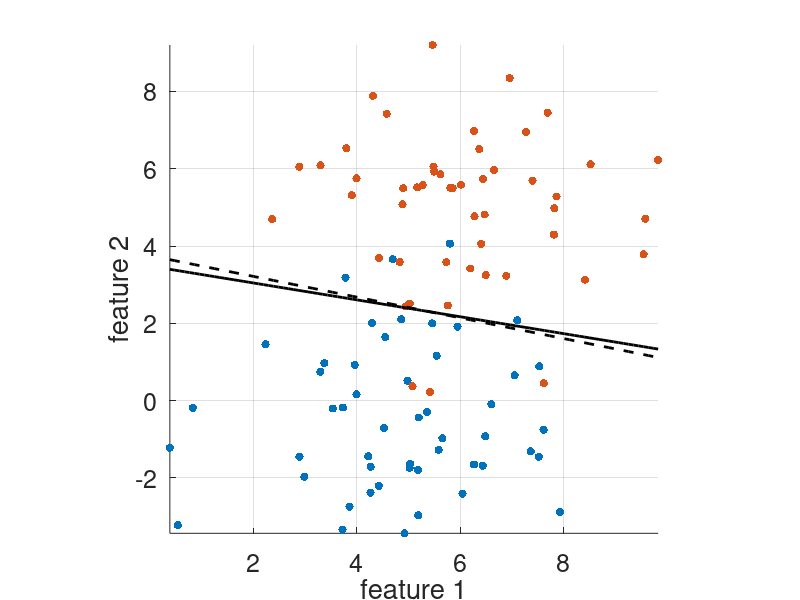
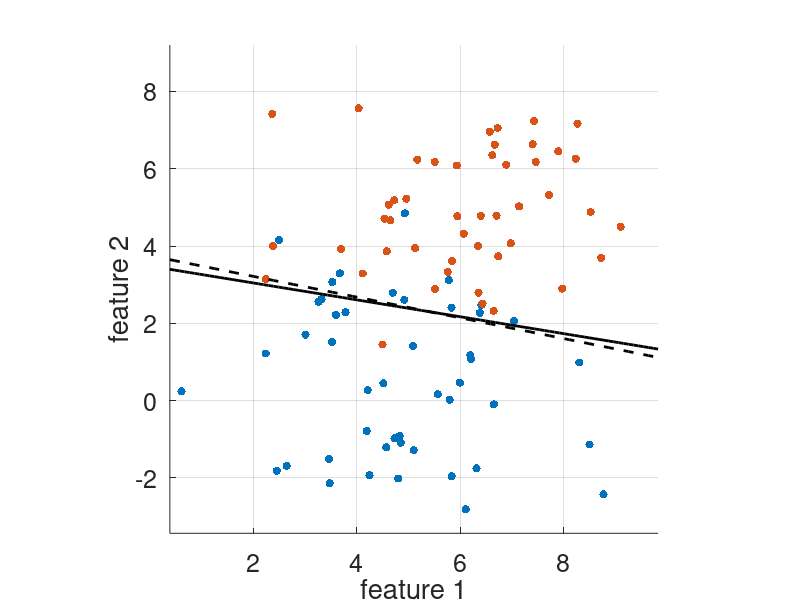
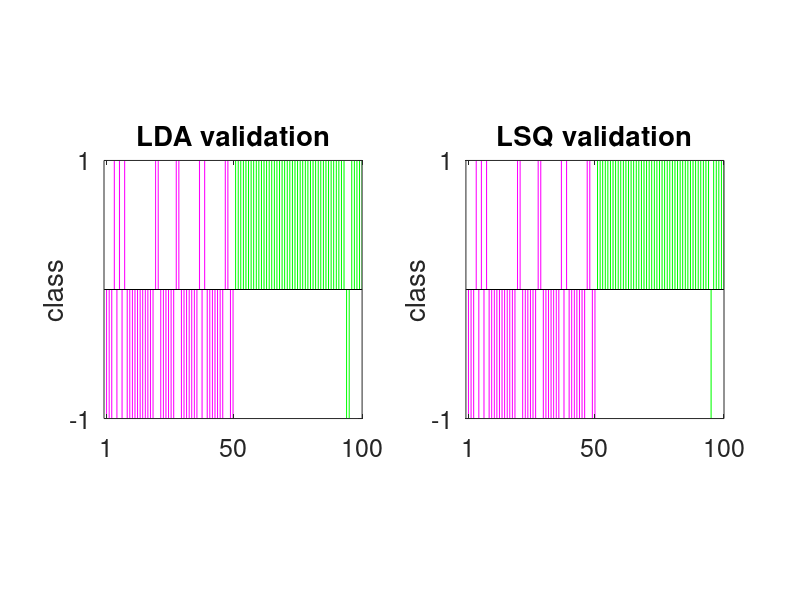

The MATLAB script that drew these images, in order:
set(0, 'DefaultAxesFontSize', 18);
set(0, 'DefaultFigureColor', 'w');
addpath(genpath('utils'))
clear, close all
K = 50;
rng(1)
mu1 = [5;0];
mu2 = [6;5];
% example 1
sigma1 = [3,0;0,3];
sigma2 = [3,0;0,3];
% example 2
% sigma1 = [3,3;3,4];
% sigma2 = [3,3;3,4];
% training data
X1 = mvnrnd(mu1,sigma1,K)';
X2 = mvnrnd(mu2,sigma2,K)';
% validation data
X1val = mvnrnd(mu1,sigma1,K)';
X2val = mvnrnd(mu2,sigma2,K)';

m1 = mean(X1,2);
m2 = mean(X2,2);
% between class separation matrix
Sb = (m2 - m1)*(m2 - m1)';
% within class covariance
Sw = (X1 - m1)*(X1 - m1)' + ...
     (X2 - m2)*(X2 - m2)';
% separation surface normal
w = Sw\(m2 - m1);
wlsq = m2 - m1;
% global mean
m = 1/2*(m1 + m2);
% threshold
c = -w'*m;
clsq = (m1 - m2)'*m;
% generate 
s1 = linspace(min([X1(1,:),X2(1,:)]),max([X1(1,:),X2(1,:)]),100);
s2 = -1/w(2)*(c+w(1)*s1);
slsq = -1/wlsq(2)*(clsq+wlsq(1)*s1);

figure(1), clf
scatter(X1(1,:),X1(2,:),'mo','filled'), hold on
scatter(X2(1,:),X2(2,:),'go','filled')
plot(s1,s2,'--k','LineWidth',2)
plot(s1,slsq,'-k','LineWidth',2)
minAx1 = min([X1(1,:),X2(1,:)]);
minAx2 = min([X1(2,:),X2(2,:)]);
maxAx1 = max([X1(1,:),X2(1,:)]);
maxAx2 = max([X1(2,:),X2(2,:)]);
axis([minAx1, maxAx1, minAx2, maxAx2])
xlabel('feature 1'), ylabel('feature 2')
grid on, axis square
hold off

figure(2), clf
scatter(X1val(1,:),X1val(2,:),'md','filled'), hold on
scatter(X2val(1,:),X2val(2,:),'gd','filled')
plot(s1,s2,'--k','LineWidth',2)
plot(s1,slsq,'-k','LineWidth',2)
axis([minAx1, maxAx1, minAx2, maxAx2])
xlabel('feature 1'), ylabel('feature 2')
grid on, axis square
hold off

figure(3)
subplot(1,2,1)
bar( 1:K, sign(w'*X1val+c),'FaceColor','m','EdgeColor','w' ), hold on
bar( K+1:2*K, sign(w'*X2val+c),'FaceColor','g','EdgeColor','w' ), hold on
title('LDA validation')
axis square, hold off
axis([0 2*K -1 1])
xticks([1 50 100]), yticks([-1 1])
ylabel('class')

subplot(1,2,2)
bar( 1:K, sign(wlsq'*X1val+clsq),'FaceColor','m','EdgeColor','w' ), hold on
bar( K+1:2*K, sign(wlsq'*X2val+clsq),'FaceColor','g','EdgeColor','w' ), hold on
title('LSQ validation')
axis square, hold off
axis([0 2*K -1 1])
xticks([1 50 100]), yticks([-1 1])
ylabel('class')
